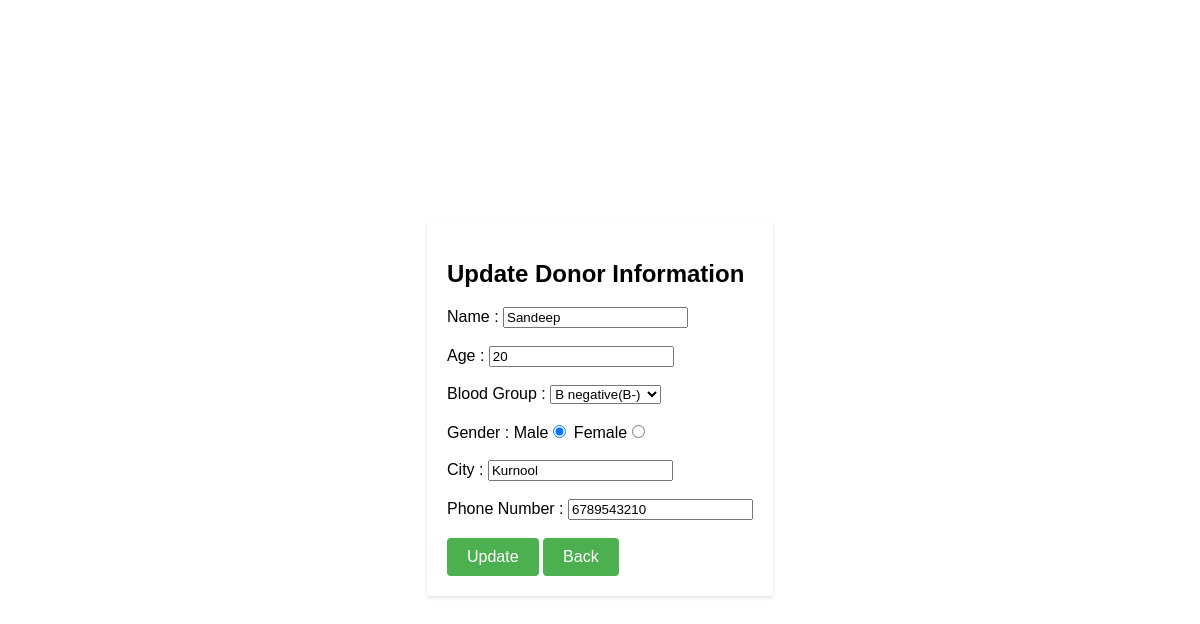
The page /update/8/ on the database its author committed.
### details/models.py (models this page shows)
class DonorModel(models.Model):
    name = models.CharField(max_length=50)
    age = models.IntegerField()
    bg = models.CharField(max_length=5)
    gender = models.CharField(max_length=10)
    city = models.CharField(max_length=30)
    phno = models.CharField(max_length=50)

### details/views.py (the view, shortened to what this page needs)
# urls.py: path('update/<int:id>/', views.update_donor, name='update_donor'),
def update_donor(request, id):
    donor = DonorModel.objects.get(id=id)
    return render(request, 'update.html', {'donor': donor})

### details/templates/update.html (shortened to what this page needs)
<!DOCTYPE html>
<html>
<head>
</head>
<body>
    <div class="form-container">
        <h2>Update Donor Information</h2>
        <form method="POST">
            Name : <input type="text" name="name" value="{{ donor.name }}"><br><br>
            Age : <input type="number" name="age" value="{{ donor.age }}"><br><br>
            Blood Group : <select name="bg">
                <option value="B-" {% if donor.bg == 'B-' %}selected{% endif %}>B negative(B-)</option>
            </select><br><br>
            Gender : Male<input type="radio" value="Male" {% if donor.gender == 'Male' %}checked{% endif %} name="gender"> Female<input type="radio" value="Female" {% if donor.gender == 'Female' %}checked{% endif %} name="gender"><br><br>
            City : <input type="text" name="city" value="{{ donor.city }}"><br><br>
            Phone Number : <input type="text" name="phno" value="{{ donor.phno }}"><br><br>
            <input type="submit" class="button" value="Update">
            <a href="/" class="button">Back</a>
        </form>
    </div>
</body>
</html>

### details/templates/update.html (style rules this page uses)
body { background-image: url('https://scitechdaily.com/images/Blood-Cells-Flowing-777x699.jpg'); font-family: Arial, sans-serif; display: flex; justify-content: center; align-items: center; height: 100vh; }
.form-container { background-color: white; padding: 20px; border-radius: 4px; box-shadow: 0 2px 4px rgba(0, 0, 0, 0.1); }
.button { display: inline-block; padding: 10px 20px; font-size: 16px; text-align: center; text-decoration: none; background-color: #4CAF50; color: white; border: none; border-radius: 4px; cursor: pointer; transition: background-color 0.3s ease; }

### rows shown on the page
DonorModel: name "Sandeep", age "20", bg "B negative(B-)", gender "☑", city "Kurnool", phno "6789543210"
